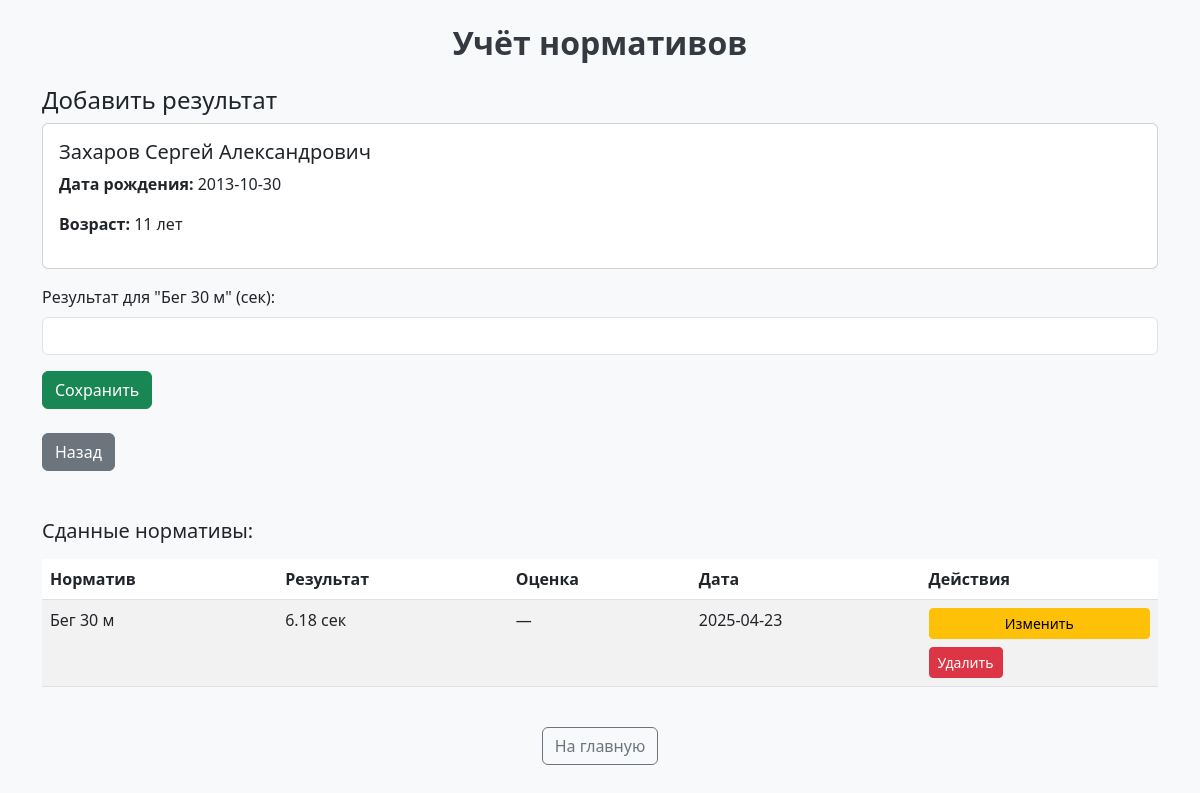
Screenshot of /add_result/616/1 with the database file from the repository.
### tables this page shows
CREATE TABLE Students (
    id INTEGER PRIMARY KEY AUTOINCREMENT,
    full_name TEXT NOT NULL,
    gender TEXT CHECK (gender IN ('М', 'Ж')) NOT NULL,
    birth_date DATE NOT NULL,
    class TEXT NOT NULL,
    department TEXT
, user_id INTEGER, height INTEGER, weight INTEGER, photo_filename TEXT);

CREATE TABLE "Normatives" (
	"id"	INTEGER,
	"name"	TEXT NOT NULL,
	"unit"	TEXT NOT NULL,
	"min_age"	INTEGER NOT NULL,
	"max_age"	INTEGER,
	"category"	TEXT NOT NULL,
	PRIMARY KEY("id" AUTOINCREMENT)
);

CREATE TABLE Results (
    id INTEGER PRIMARY KEY AUTOINCREMENT,
    student_id INTEGER NOT NULL,
    normative_id INTEGER NOT NULL,
    result_value REAL NOT NULL,
    result_date DATE NOT NULL,
    grade INTEGER,
    FOREIGN KEY (student_id) REFERENCES Students(id),
    FOREIGN KEY (normative_id) REFERENCES Normatives(id)
);

### server.py (the view)
@app.route('/add_result/<int:student_id>/<int:normative_id>', methods=['GET'])
def show_result_form(student_id, normative_id):
    conn = get_db_connection()
    student = conn.execute('SELECT * FROM Students WHERE id = ?', (student_id,)).fetchone()
    normative = conn.execute('SELECT * FROM Normatives WHERE id = ?', (normative_id,)).fetchone()
    if not student or not normative:
        conn.close()
        return "Ученик или норматив не найдены", 404
    birth_date = datetime.strptime(student['birth_date'], '%Y-%m-%d')
    today = datetime.today()
    age = today.year - birth_date.year - ((today.month, today.day) < (birth_date.month, birth_date.day))
    previous_results = conn.execute('''
        SELECT r.id, r.result_value, r.result_date, r.grade,
               n.name, n.unit
        FROM Results r
        JOIN Normatives n ON r.normative_id = n.id
        WHERE r.student_id = ?
        ORDER BY r.result_date DESC
    ''', (student_id,)).fetchall()
    conn.close()
    return render_template(
        'add_result.html',
        student=student,
        normative=normative,
        age=age,
        previous_results=previous_results
    )

### server.py (called while the page is built)
def get_db_connection():
    conn = sqlite3.connect(DB_PATH)
    conn.row_factory = sqlite3.Row
    return conn

### templates/add_result.html
{% extends 'base.html' %}
{% block content %}
<h4>Добавить результат</h4>
<div class="card mb-3 p-3">
    <h5>{{ student.full_name }}</h5>
    <p><strong>Дата рождения:</strong> {{ student.birth_date }}</p>
    <p><strong>Возраст:</strong> {{ age }} лет</p>
</div>
<form method="POST">
    <div class="mb-3">
        <label for="result" class="form-label">Результат для "{{ normative.name }}" ({{ normative.unit }}):</label>
        <input type="number" step="any" class="form-control" id="result" name="result" required>
    </div>
    <button type="submit" class="btn btn-success">Сохранить</button>
</form>
<a href="{{ url_for('select_student', department=student.department, class_name=student.class, normative_id=normative.id) }}" class="btn btn-secondary mt-4">Назад</a>
<h5 class="mt-5">Сданные нормативы:</h5>
{% if previous_results %}
    <table class="table table-striped mt-3">
        <thead>
            <tr>
                <th>Норматив</th>
                <th>Результат</th>
                <th>Оценка</th>
                <th>Дата</th>
                <th>Действия</th>
            </tr>
        </thead>
        <tbody>
        {% for r in previous_results %}
            <tr>
                <td>{{ r.name }}</td>
                <td>{{ r.result_value }} {{ r.unit }}</td>
                <td>{{ r.grade if r.grade else '—' }}</td>
                <td>{{ r.result_date }}</td>
                <td>
                    <div class="d-flex flex-column">
                        <a href="{{ url_for('edit_result', result_id=r.id) }}" class="btn btn-sm btn-warning mb-2">Изменить</a>
                        <form action="{{ url_for('delete_result', result_id=r.id) }}" method="post" style="display:inline;">
                            <button type="submit" class="btn btn-sm btn-danger" onclick="return confirm('Удалить результат?');">Удалить</button>
                        </form>
                    </div>
                </td>
            </tr>
        {% endfor %}
        </tbody>
    </table>
{% else %}
    <p class="text-muted">Нормативы ещё не сданы.</p>
{% endif %}
{% endblock %}

### templates/base.html (style rules this page uses)
body { background-color: #f8f9fa; }

### rows the page displays
Students: full_name "Захаров Сергей Александрович", birth_date "2013-10-30"
Normatives: name "Бег 30 м", unit "сек"
Results: name "Бег 30 м", result_value "6.18", unit "сек", grade "—", result_date "2025-04-23"
